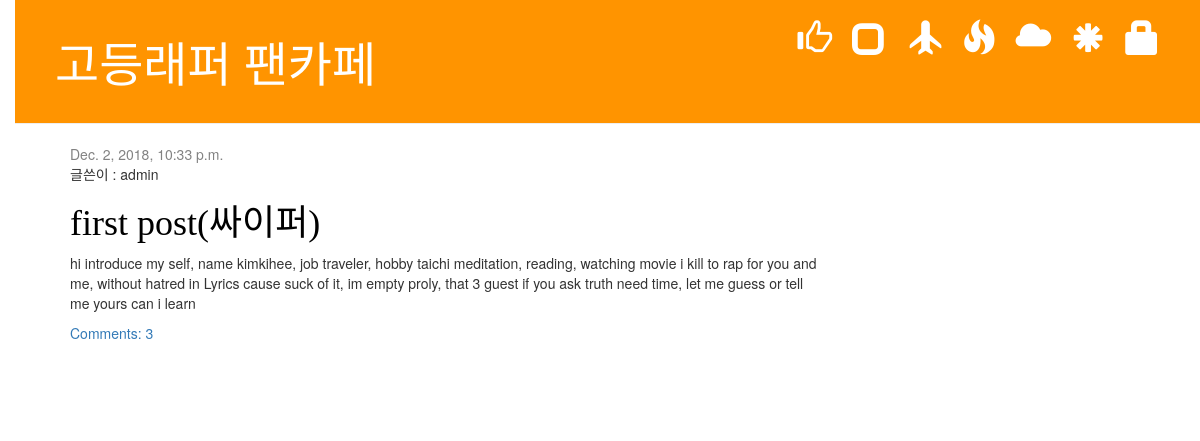
Before: / with the older database file.
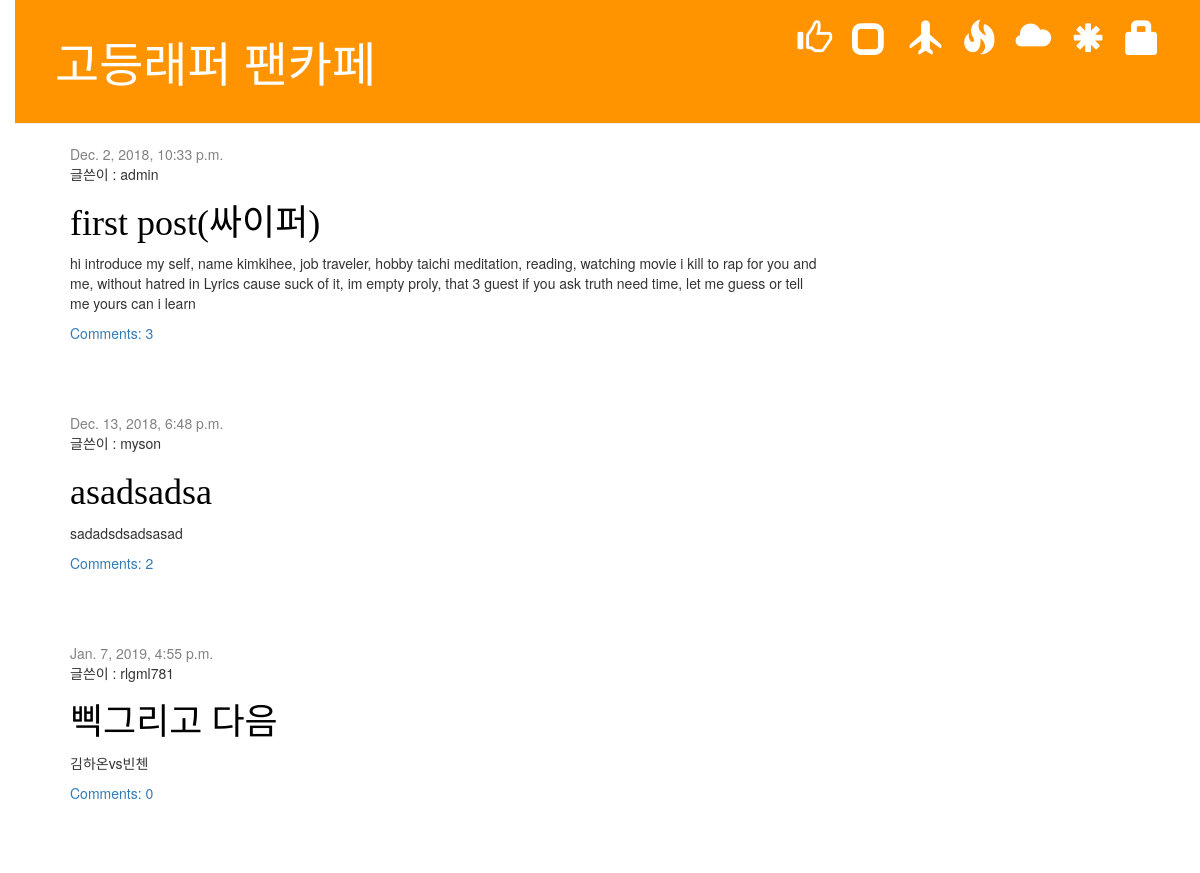
After: the same page with the newer database file.
### blog/models.py (models this page shows, shortened)
class Post(models.Model):
    author = models.ForeignKey('auth.User', on_delete=models.CASCADE)
    title = models.CharField(max_length=200)
    text = models.TextField()
    created_date = models.DateTimeField(
            default=timezone.now)
    published_date = models.DateTimeField(
            blank=True, null=True)
    def approved_comments(self):
        return self.comments.filter(approved_comment=True)

### blog/views.py (the view)
# urls.py: path('', views.post_list, name='post_list'),
def post_list(request):
    posts = Post.objects.filter(published_date__lte=timezone.now()).order_by('published_date')
    return render(request, 'blog/post_list.html', {'posts' : posts})

### blog/templates/blog/post_list.html
{% extends 'blog/base.html' %}
{% block content %}
    {% for post in posts %}
        <div class="post">
            <div class="date">
                {{ post.published_date }}
            </div>
            <p>글쓴이 : {{post.author }}</p>
            <h1><a href="{% url 'post_detail' pk=post.pk %}">{{ post.title }}</a></h1>
            <p>{{ post.text|linebreaksbr }}</p>
            <a href="{% url 'post_detail' pk=post.pk %}">Comments: {{ post.approved_comments.count }}</a>
        </div>
    {% endfor %}
{% endblock %}

Changed rows visible on the page:
added Post: published_date "Dec. 13, 2018, 6:48 p.m.", author "myson", title "asadsadsa", text "sadadsdsadsasad", approved_comments.count "2"
added Post: published_date "Jan. 7, 2019, 4:55 p.m.", author "rlgml781", title "삑그리고 다음", text "김하온vs빈첸", approved_comments.count "0"
